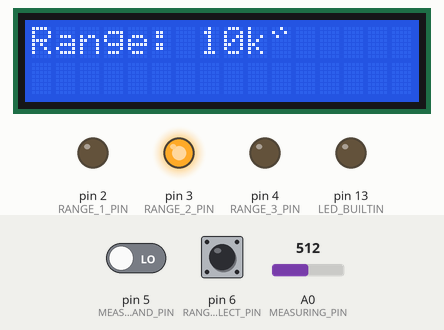
Simulated run of this sketch. Board: Arduino Uno, built with avr-gcc and run on an emulated ATmega328P. Parts: 16×2 character LCD, output pins drawn as LEDs (lit = HIGH). Dashed ring = blinking. The inputs (shaded band) are chosen by the test bench; at power-on: pin 5 (MEASURE_COMMAND_PIN) LOW, A0 (MEASURING_PIN) = 512, pin 6 (RANGE_SELECT_PIN) LOW.

Above: at 1.2 s.
1.3 s: pin 5 (MEASURE_COMMAND_PIN) driven HIGH
At 2.42 s:
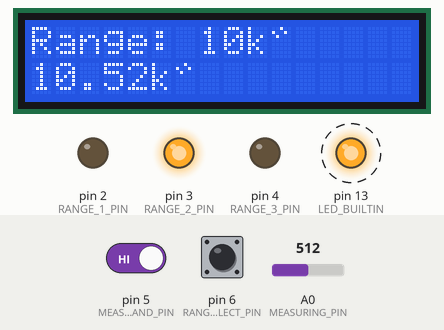
3.4 s: A0 (MEASURING_PIN) set to 1023
At 5.5 s:
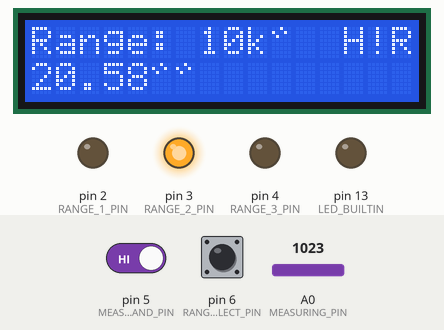
5.7 s: A0 (MEASURING_PIN) set to 1014
At 6.3 s:
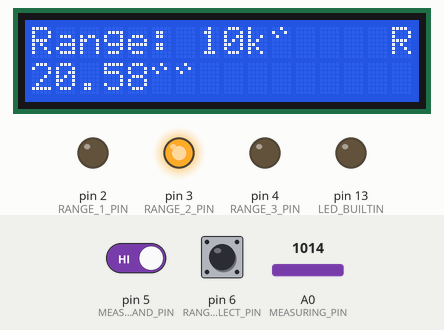
7.2 s: A0 (MEASURING_PIN) set to 3
8.7 s: A0 (MEASURING_PIN) set to 0
At 9.9 s:
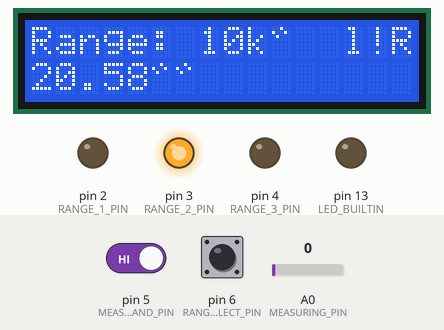
10.2 s: A0 (MEASURING_PIN) set to 122
At 11.0 s:
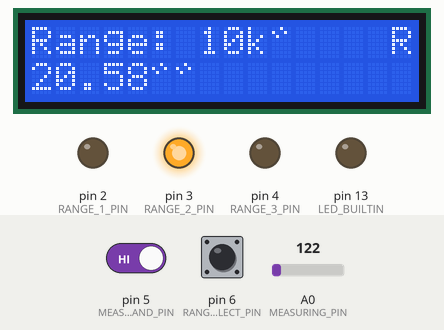
Timing chart, 0 to 12.7 s (numbered marks = the images above; inputs shaded):
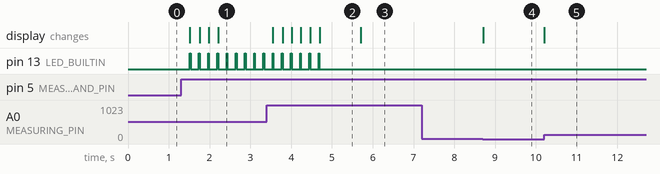

Measured:
- the behaviour switches between 1022 and 1021 on A0 (MEASURING_PIN) (found by bisection; images 2 and 3)
- the behaviour switches between 2 and 1 on A0 (MEASURING_PIN) (found by bisection; images 3 and 4)
- after the input at 1.3 s, pin 13 (LED_BUILTIN): alternates HIGH for 0.02 s and LOW for 0.21 s, starting after 0.21 s; the display: first changes after 0.21 s (image 1 shows a later state)
- after the input at 3.4 s, the display: first changes after 0.14 s (image 2 shows a later state)
- after the input at 5.7 s, the display: changes at once (image 3)
- after the input at 7.2 s, every drawn part: stays the same
- after the input at 8.7 s, the display: changes at once (image 4)
- after the input at 10.2 s, the display: changes at once (image 5)

The sketch:

ResistanceMeter.ino
```cpp
#include <LiquidCrystal.h>

#define LCD_COLUMNS 16
#define LCD_ROWS 2
#define RANGE_1_PIN 2
#define RANGE_2_PIN 3
#define RANGE_3_PIN 4
#define MEASURE_COMMAND_PIN 5
#define RANGE_SELECT_PIN 6
#define LCD_D4_PIN 7
#define LCD_D5_PIN 8
#define LCD_D6_PIN 9
#define LCD_D7_PIN 10
#define LCD_ENABLE_PIN 11
#define LCD_RS_PIN 12
#define MEASURING_PIN A0

// initialize the lcd library
LiquidCrystal lcd(LCD_RS_PIN, LCD_ENABLE_PIN, LCD_D4_PIN, LCD_D5_PIN, LCD_D6_PIN, LCD_D7_PIN);

static const char lcdOhmSign = 222;
static const char lcdNoSign = 'E';  // should not be represented as a sign
static const char lcdFormats[] = { 'p', 'n', 234, 'm', 'E', 'k', 'M', 'T' };
static const unsigned short nformats = sizeof(lcdFormats) / sizeof(char);
static const short supplyVoltage = 5;
static const double voltageConst = supplyVoltage / 1024.0;
static const double referenceResistances[] = { 110.0, 9990.0, 10000000.0 };
static double referenceResistance;
static const unsigned short maxRanges = 3;
static unsigned short currentRange = 2;
static const unsigned short maxMeasurements = 300;
static const unsigned short measurementIterations = 15;

void setup()
{
    pinMode(RANGE_1_PIN, OUTPUT);
    pinMode(RANGE_2_PIN, OUTPUT);
    pinMode(RANGE_3_PIN, OUTPUT);
    pinMode(MEASURE_COMMAND_PIN, INPUT);
    pinMode(RANGE_SELECT_PIN, INPUT);
    pinMode(LED_BUILTIN, OUTPUT);
    lcd.begin(LCD_COLUMNS, LCD_ROWS);

    selectRange(currentRange);  // select the starting measuring range
}

void loop()
{
    static bool rangeSelectSwitchState;
    static bool prevRangeSelectSwitchState = false;
    static bool measureCommandSwitchState;
    static bool prevMeasureCommandSwitchState = false;
    static bool canReset = false;  // request the user to reset
    short adcVoltageVal;
    double measuredResistance;

    // check if the unknown resistance is in the wrong measuring range
    adcVoltageVal = analogRead(MEASURING_PIN);
    lcd.setCursor(13, 0);
    if (adcVoltageVal <= 1)
        lcd.print("l!");
    else if (adcVoltageVal >= 1022)
        lcd.print("H!");
    else
        lcd.print("  ");

    // measure the unknown resistance
    measureCommandSwitchState = digitalRead(MEASURE_COMMAND_PIN);
    if (measureCommandSwitchState != prevMeasureCommandSwitchState) {
        if (measureCommandSwitchState == HIGH) {
            if (canReset) {
                // clear the lcd and prepare for another measurement
                selectRange(currentRange);
                canReset = false;
            } else {
                for (register short i = 0; i < measurementIterations; ++i) {
                    measuredResistance = measureResistance(maxMeasurements / measurementIterations);
                    lcd.setCursor(0, 1);
                    printResistance(measuredResistance, 2);
                    // flash the Arduino's builtin LED
                    digitalWrite(LED_BUILTIN, HIGH);
                    delay(20);
                    digitalWrite(LED_BUILTIN, LOW);
                }
                // require the user to perform a reset
                lcd.setCursor(15, 0);
                lcd.print('R');
                canReset = true;
            }
        }
        prevMeasureCommandSwitchState = measureCommandSwitchState;
    }

    // select the measuring range
    if (!canReset) {
        rangeSelectSwitchState = digitalRead(RANGE_SELECT_PIN);
        if (rangeSelectSwitchState != prevRangeSelectSwitchState) {
            if (rangeSelectSwitchState == HIGH) {
                if (currentRange >= maxRanges)  // reset the range counter
                    currentRange = 0;
                selectRange(++currentRange);
            }
            prevRangeSelectSwitchState = rangeSelectSwitchState;
        }
    }
    delay(10);
}

/*
 * Measure the unknown resistance by reading the analogue value
 * of the MEASURING_PIN and performing the necessary calculations
 * a number of times. The resulting resistance is the average of all
 * performed calculations.
 */
double measureResistance(unsigned short measurementsLimit)
{
    short adcVoltageVal;
    double measuredResistance;

    for (register short m = 0; m < measurementsLimit; ++m) {
        adcVoltageVal = analogRead(MEASURING_PIN);
        measuredResistance += calculateResistance(adcVoltageVal);
        delay(10);  // delay the measurements slightly
    }
    measuredResistance /= measurementsLimit;
    return measuredResistance;
}

/*
 * Calculate the unknown resistance via a voltage divider construction
 * (See project schematics for a better understanding
 * of the following calculations)
 */
double calculateResistance(short adcVoltageVal)
{
    double referenceVoltage;  // the voltage applied to the reference resistance
    double measuredCurrent;
    double measuredResistance;

    referenceVoltage = min(max(adcVoltageVal, 1), 1022) * voltageConst;
    measuredCurrent = referenceVoltage / referenceResistance;
    measuredResistance = (supplyVoltage - referenceVoltage) / measuredCurrent;
    return measuredResistance;
}

/*
 * Change the measuring reference resistance
 * and write the new value to the lcd
 */
void selectRange(short range)
{
    // switch to the selected range on the circuit
    for (register short pin = 0; pin < maxRanges; ++pin)
        digitalWrite(RANGE_1_PIN + pin, (pin == range-1) ? HIGH : LOW);

    // display the new reference resistance
    referenceResistance = referenceResistances[range-1];
    lcd.clear();
    lcd.print("Range: ");
    printResistance(referenceResistance);
}

/*
 * Handle the printing of the parsed resistance to the lcd
 *
 * Be aware that this function neither sets the position of the
 * lcd cursor, nor does it clear it.
 */
void printResistance(double resistance)
{
    short *formattedReference = lcdFormatParameter(resistance);
    lcd.print(formattedReference[0]);
    if (formattedReference[1] != lcdNoSign)
        lcd.print((char)formattedReference[1]);
    lcd.print(lcdOhmSign);
    delete[] formattedReference;
}

/*
 * Handle the printing of the parsed resistance to the lcd
 *
 * Be aware that this function neither sets the position of the
 * lcd cursor, nor does it clear it.
 */
void printResistance(double resistance, unsigned short digits)
{
    double *formattedReference = lcdFormatParameter(resistance, digits);
    lcd.print(formattedReference[0], digits);
    if (formattedReference[1] != lcdNoSign)
        lcd.print((char)formattedReference[1]);
    lcd.print(lcdOhmSign);
    delete[] formattedReference;
}

/*
 * Represent the value of an electical parameter
 * as a (max) 3-digit value and an lcd symbol
 *
 * The lcdFormats[] array holds values of the lcd's symbol table.
 * See the documentation of the lcd module for more details.
 *
 * If the parsed value is bigger than 999 T or smaller than 1 p,
 * then the function returns a question mark ('?') which indicates
 * that the function cannot format the parsed value. However, these
 * values are rarely (if ever) used in practice.
 *
 * NOTE: do not forget to delete the returned short array after
 *       having finished working with it
 */
short *lcdFormatParameter(double value)
{
    short selectedFormat = nformats / 2;
    short *formattedResult;

    formattedResult = new short[2];
    for (; value >= 1000; value /= 1000)
        selectedFormat++;
    for (; value < 1 && value != 0; value *= 1000)
        selectedFormat--;

    formattedResult[0] = round(value);
    formattedResult[1] = lcdFormats[selectedFormat];
    // indicate that the passed value is either too big or too small
    // for the purposes of this function
    if (selectedFormat < 0 || selectedFormat > nformats - 1)
        formattedResult[1] = '?';
    return formattedResult;
}

/*
 * Represent the value of an electical parameter
 * as a multi-digit value (3-digit integral and <variable>-digit decimal)
 *
 * The lcdFormats[] array holds values of the lcd's symbol table.
 * See the documentation of the lcd module for more details.
 *
 * If the parsed value is bigger than 999 T or smaller than 1 p,
 * then the function returns a question mark ('?') which indicates
 * that the function cannot format the parsed value. However, these
 * values are rarely (if ever) used in practice.
 *
 * The decimal part is rounded to that many digits as passed to the function as an argument.
 * However, since the decimal part would only ever have a noticable effect
 * if the parameter has a small value (< 1000 for the purposes of this functiton),
 * the decimal part is ignored above the specified threshold because
 * attempting to round a big number via the used method may lead to an overflow.
 *
 * NOTE: do not forget to delete the returned double array after
 *       having finished working with it
 */
double *lcdFormatParameter(double value, unsigned short digits)
{
    short selectedFormat = nformats / 2;
    double *formattedResult;

    value = (value < 1000) ? round(value * pow(10, digits)) / pow(10, digits) : round(value);
    formattedResult = new double[2];
    for (; value >= 1000; value /= 1000)
        selectedFormat++;
    for (; value < 1 && value != 0; value *= 1000)
        selectedFormat--;

    formattedResult[0] = value;
    formattedResult[1] = (double) lcdFormats[selectedFormat];
    // indicate that the passed value is either too big or too small
    // for the purposes of this function
    if (selectedFormat < 0 || selectedFormat > nformats - 1)
        formattedResult[1] = '?';
    return formattedResult;
}
```
